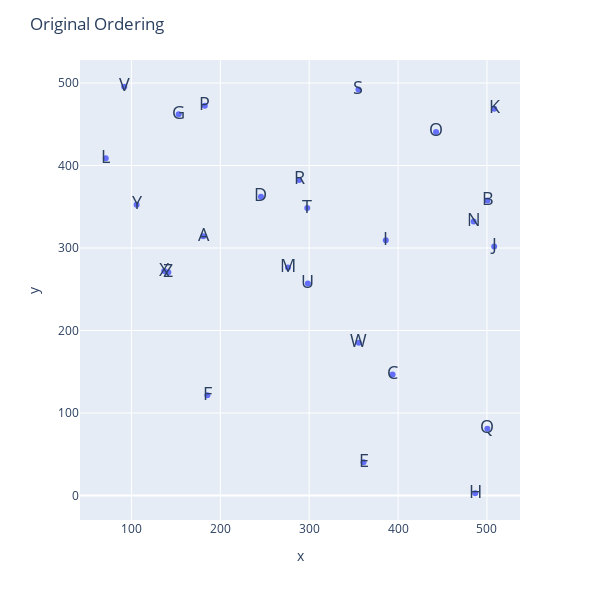

The notebook cell this image was saved under:
### Code cell
import plotly.express as px
fig = px.scatter(dataframe, x='x', y='y', text=dataframe.index)
## Change the size of the figure
fig.update_layout(height=600, width=600)
## Increase the size of the text
fig.update_traces(textfont_size=18)

## Add title
fig.update_layout(title_text='Original Ordering')
fig

### Figure 1 — Plotly figure (JSON) as saved in the notebook; plotly's stock layout.template omitted (floating-point values rounded to 4 significant figures)
{"data": [{"hovertemplate": "x=%{x}<br>y=%{y}<br>index=%{text}<extra></extra>", "legendgroup": "", "marker": {"color": "#636efa", "symbol": "circle"}, "mode": "markers+text", "name": "", "orientation": "v", "showlegend": false, "text": ["A", "B", "C", "D", "E", "F", "G", "H", "I", "J", "K", "L", "M", "N", "O", "P", "Q", "R", "S", "T", "U", "V", "W", "X", "Y", "Z"], "textfont": {"size": 18}, "type": "scatter", "x": [180.9, 500.6, 393.8, 245.7, 361.1, 185.5, 153.2, 486.8, 386.2, 508.1, 508.2, 71.1, 276.1, 485.0, 442.7, 182.5, 500.4, 288.7, 355.4, 297.8, 298.5, 91.9, 355.9, 136.9, 105.8, 141.5], "xaxis": "x", "y": [314.4, 357.5, 146.7, 362.1, 40.37, 121.4, 462.2, 2.772, 309.6, 302.0, 468.9, 408.9, 276.3, 332.0, 440.6, 472.4, 81.09, 382.5, 492.3, 348.4, 256.9, 495.4, 185.3, 272.0, 352.5, 270.6], "yaxis": "y"}], "layout": {"height": 600, "legend": {"tracegroupgap": 0}, "margin": {"t": 60}, "title": {"text": "Original Ordering"}, "width": 600, "xaxis": {"anchor": "y", "domain": [0, 1], "title": {"text": "x"}}, "yaxis": {"anchor": "x", "domain": [0, 1], "title": {"text": "y"}}}}
